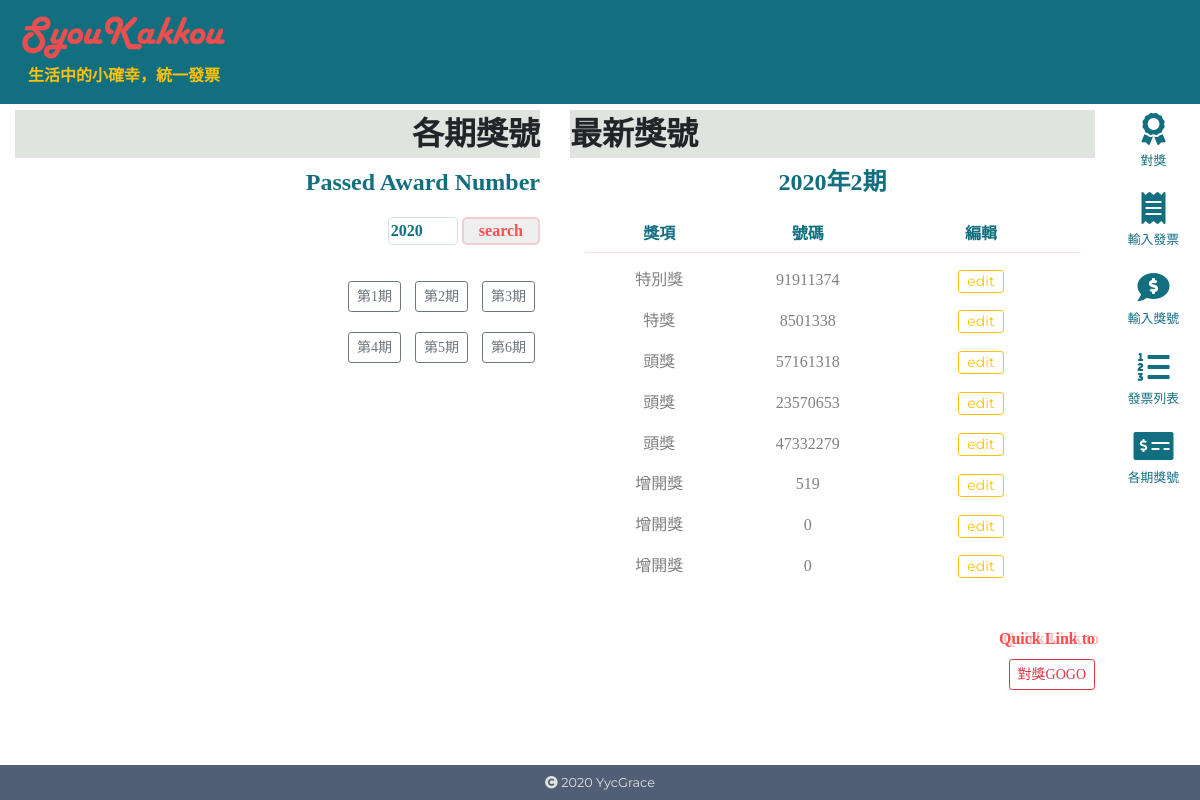
Screenshot of /query.php with the database file from the repository.
### tables this page shows
CREATE TABLE `invo_award_number` (
  `id` int(10) UNSIGNED NOT NULL,
  `year` int(4) NOT NULL,
  `period` tinyint(1) NOT NULL,
  `number` int(8) NOT NULL,
  `type` varchar(10) NOT NULL
);

### com/base.php (called while the page is built, shortened)
<?php
$dsn="mysql:host=localhost;charset=utf8;dbname=invoice";
$pdo=new PDO($dsn,'root',"");
function all($table,...$arg){
    global $pdo;
    $sql="select * from $table ";
    if(isset($arg[0]) && is_array($arg[0])){
        $tmp=[];
        foreach($arg[0] as $key => $value){
            $tmp[]=sprintf("`%s`='%s'",$key,$value);
        }
        $sql=$sql." where " . implode(" && ",$tmp);
    }
    if(isset($arg[1])){
        $sql=$sql . $arg[1];
    }
    return $pdo->query($sql)->fetchAll();
}
?>

### query.php (the view)
<?php
include_once "./include/header.php";
include_once "./com/base.php";
$last_aw=all("invo_award_number",""," order by id desc limit 0,1");
foreach($last_aw as $d){
    $last_y=$d['year'];
    $last_p=$d['period'];
}
if(isset($_GET['year'])){
    $year=$_GET['year'];
    $rslti="搜尋結果";
}else{
    $year=$last_y;
    $rslti="最新獎號";
}
if(isset($_GET['period'])){
    $period=$_GET['period'];
    $rslti="搜尋結果";
}else{
    $period=$last_p;
    $rslti="最新獎號";
}
$awards=all('invo_award_number',['year'=>$year,'period'=>$period]);
?>
<section class="content row fixed">
    <article class="contentLeft col-12 col-md-6">
        <div class="title">各期獎號</div>
        <h4>Passed Award Number</h4>
        <div class="search">
        <form class="my-3" action="query.php" method="get">
        <input type="number" name="year" value="<?=date("Y");?>" style="width: 70px;font-weight: 600;color: #126F80;">
        <input class="sub" type="submit" value="search">
        </form>
            <div class="chsbar">
                <a class="btn btn-sm btn-outline-secondary" href="query.php?year=<?=$year;?>&period=1">第1期</a>
                <a class="btn btn-sm btn-outline-secondary" href="query.php?year=<?=$year;?>&period=2">第2期</a>
                <a class="btn btn-sm btn-outline-secondary" href="query.php?year=<?=$year;?>&period=3">第3期</a><br>
                <a class="btn btn-sm btn-outline-secondary" href="query.php?year=<?=$year;?>&period=4">第4期</a>
                <a class="btn btn-sm btn-outline-secondary" href="query.php?year=<?=$year;?>&period=5">第5期</a>
                <a class="btn btn-sm btn-outline-secondary" href="query.php?year=<?=$year;?>&period=6">第6期</a>
            </div>
        </div>
    </article>
    <article class="contentRight col-12 col-md-6">
    <div class="title"><?=$rslti;?></div>
        <div class="result container">
        <table>
            <tr>
                <td class="m-0 p-0" colspan="3">
                    <h4><?=$year;?>年<?=$period;?>期</h4>
                </td>
            </tr>
<?php
$aw=[
    1=>'特別獎',
    2=>'特獎',
    3=>'頭獎',
    4=>'增開獎',
];
if(!empty($awards)){
?>
            <tr class="rslth">
                    <td style="width:15%;">獎項</td>
                    <td style="width:15%;">號碼</td>
                    <td style="width:20%;">編輯</td>
            </tr>
<?php
    foreach($awards as $row){
?>
            <tr class="rsl">
                <td><?=$aw[$row['type']];?></td>
                <td><?=$row['number'];?></td>
                <td><button class="cpr btn btn-sm btn-outline-warning py-0">edit</button></td>
            </tr>
<?php
    }
}else{
    echo "<tr><td class='text-warning' style='font-weight:900;font-size:2rem;line-height:3rem;'>oops!還沒開獎哦!</td></tr>";
}
?>
        </table>
        </div>
    </article>
    <article class="moreinfo col-12 text-right mt-5 rslth">
    <div class="navclr ql">Quick Link to</div>
    <a class="btn btn-sm btn-outline-danger" href="award.php?syear=<?=$year;?>&speriod=<?=$period;?>">對獎GOGO</a>
    </article>
</section>
<?php include_once "./include/footer.php";?>

### include/header.php (shortened to what this page needs)
<!DOCTYPE html>
<html lang="en">
<head>
    <link rel="stylesheet" href="https://stackpath.bootstrapcdn.com/bootstrap/4.5.0/css/bootstrap.min.css">
    <link rel="stylesheet" href="https://use.fontawesome.com/releases/v5.13.0/css/all.css">
    <link rel="stylesheet" href="./css/style.css">
</head>
<body>
<header>
    <a class="hdt" href="index.php">
    <div class="mainLogo">
            <img src="./img/LOGO_name.png" alt="syou kakkou" height="50px">
            <p class="text-warning mt-1">生活中的小確幸，統一發票</p>
    </div>
    </a>
</header>

### include/footer.php
<div class="navbar">
    <a class="navclr" href="award.php">
        <span><i class="fas fa-award fa-2x"></i></span>
        <p class="small mt-1">對獎</P>
    </a>
    <a class="navclr" href="inputinvo.php">
        <i class="fas fa-receipt fa-2x"></i>
        <p class="small mt-1">輸入發票</P>
    </a>
    <a class="navclr" href="inputaward.php">
        <i class="fas fa-comment-dollar fa-2x"></i>
        <p class="small mt-1">輸入獎號</P>
    </a>
    <a class="navclr" href="list.php">
        <i class="fas fa-list-ol fa-2x"></i>
        <p class="small mt-1">發票列表</P>
    </a>
    <a class="navclr" href="query.php">
        <i class="fas fa-money-check-alt fa-2x"></i>
        <p class="small mt-1">各期獎號</P>
    </a>
</div>
<footer>
    <div class="mt-2">
    <p class="cpr text-center small mb-2"><i class="fa fa-copyright" aria-hidden="ture"></i> 2020 YycGrace</p>
    </div>
</footer>
</body>
</html>

### css/style.css (style rules this page uses)
* { font-family: 'Noto Serif TC', serif; }
header { width: 100vw; position: fixed; top:0; z-index: 3; background-color: #126F80; }
.navbar { position: fixed; top:100px; right: 5px; font-family: Arial, Helvetica, sans-serif; display: inline-flex; flex-direction: column; }
.content { margin-top:110px; margin-bottom: 50px; margin-right: 90px; margin-left: 0; display: flex; flex-wrap: wrap; justify-content: center; }
footer { width: 100vw; margin: 0; padding: 0; background-color: #525E76; color: #DFE4DE; position: fixed; bottom:0; }
.cpr { font-family: 'Montserrat', sans-serif; }
.hdt { text-decoration: none!important; }
.mainLogo { width: 200px; font-size: 1rem; text-align: right; font-weight: 900; margin-top: 10px; margin-left: 20px; }
.navbar>a { text-align: center; margin-top: 5px; text-decoration: none!important; }
.navclr { color:#126F80!important; }
.ql { color:#F95151!important; font-weight: 800; text-shadow: 4px 0px 0px #F9515155; margin-bottom: 8px; }
h4 { color: #126F80; font-weight: 800; margin-top: 10px; margin-bottom: 5px; }
.contentLeft { display: inline-block; text-align: right; margin-bottom: 30px; }
.contentRight { display: inline-block; text-align: left; }
.title { background-color: #DFE4DE; font-weight: 900; font-size: 2rem; }
.search { background-color: #DFE4DE00; margin-top: 20px; }
.result { background-color: #525E7600; margin: 0; }
.chsbar>a { margin: 20px 5px 0px 5px; }
input { border: 1px solid #126F8033; border-radius: 5px; }
.sub { border: 2px solid #F9515133; border-radius: 5px; color: #F95151; font-weight: 600; padding: 0px 15px; }
.result>table { width: 100%; text-align: center; }
.rslth>td { color: #126F80; font-weight: 600; padding-top: 20px; padding-bottom: 6px; border-bottom: 1px solid #F9515133; }
.rsl>td { padding-top: 15px; color: gray; }

### rows the page displays
invo_award_number: year "2020", period "2", type "增開獎", number "0"
invo_award_number: type "特別獎", number "91911374"
invo_award_number: type "特獎", number "8501338"
invo_award_number: type "頭獎", number "57161318"
invo_award_number: type "頭獎", number "23570653"
invo_award_number: type "頭獎", number "47332279"
invo_award_number: type "增開獎", number "519"
invo_award_number: type "增開獎", number "0"

### other values shown
$rslti "最新獎號"
